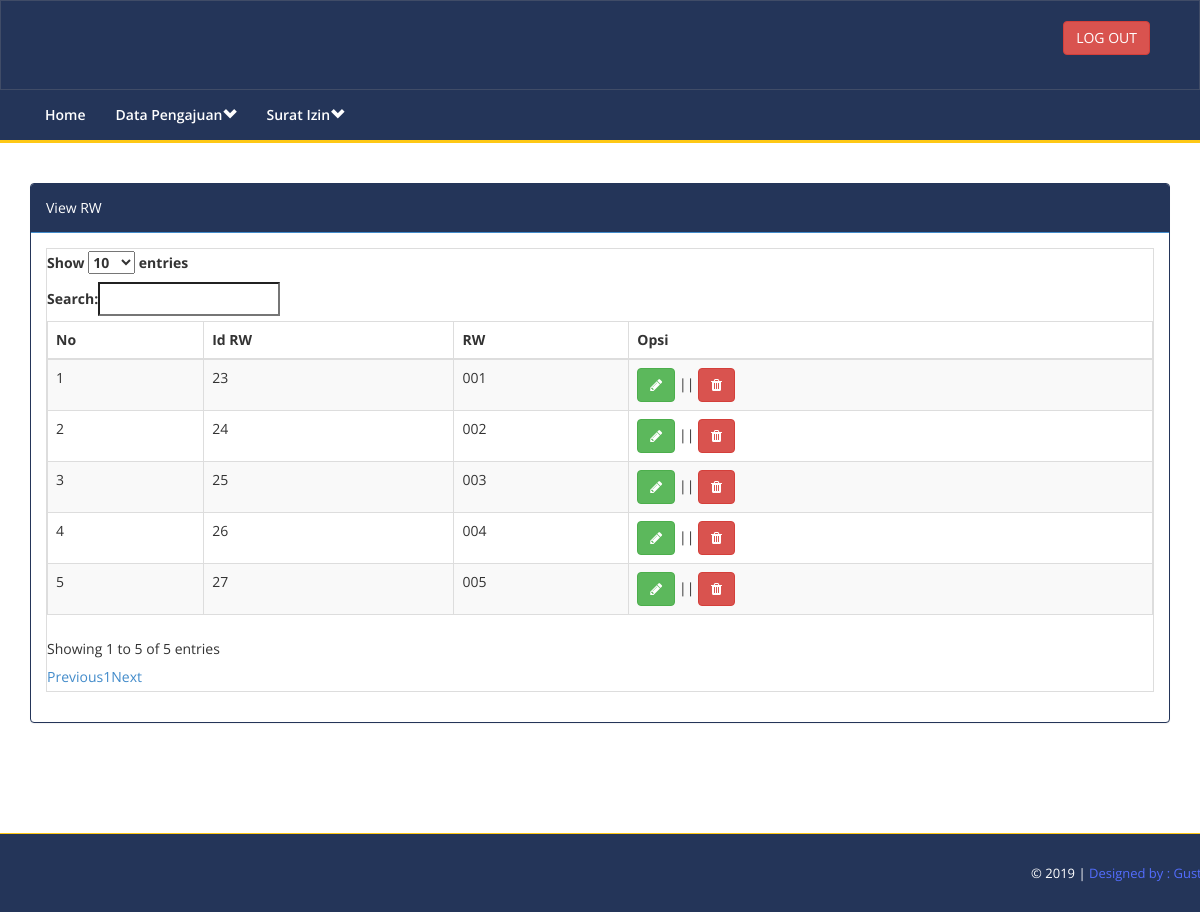
/admin/view_rw.php (signed in), run on the app's committed database.
### tables this page shows
CREATE TABLE `tbl_rw` (
  `id_rw` int(6) NOT NULL,
  `nama_rw` varchar(50) NOT NULL
);

### admin/view_rw.php (the view, shortened to what this page needs)
<?php
	include'header.php';
?>
<div class="content-wrapper">
    <div class="container">
    <div class="row">
    <div class="col-md-12 col-sm-12 col-xs-12">
        <div class="panel panel-primary">
            <div class="panel-heading">
                View RW
            </div>
            <div class="panel-body">
                <div class="table-responsive">
                                <table class="table table-striped table-bordered table-hover" id="dataTables-example24">
                                    <thead>
                                        <tr>
                                            <th>No</th>
                                            <th>Id RW</th>
											<th>RW</th>
                                            <th>Opsi</th>
                                        </tr>
                                    </thead>
                                    <tbody>
									<?php
									include"aksi/koneksi.php";
									$no=1;
									$q=mysqli_query($connect, "select * from tbl_rw");
									while($data=mysqli_fetch_assoc($q)){
									?>
                                        <tr >
                                            <td><?php echo $no; ?></td>
                                            <td><?php echo $data['id_rw']; ?></td>
											<td><?php echo $data['nama_rw']; ?></td>
                                            <td >
												<a href="edit_rw.php?id_rw=<?php echo $data['id_rw']; ?>" class="btn btn-success"><i class="fa fa-pencil"></i></a>
												||
												<a href="aksi/delete_rw.php?id_rw=<?php echo $data['id_rw']; ?>" class="btn btn-danger"><i class="fa fa-trash"></i></a>
											</td>
                                        </tr>
										<?php $no++;} ?>
                                    </tbody>
                                </table>
                            </div>
             </div>
        </div>
    </div>
	</div>
	</div>
</div>
<?php
	include"footer.php";
?>

### admin/assets/css/style.css (style rules this page uses)
.content-wrapper { margin-top: 40px; min-height:450px; padding-bottom:90px; }
.panel-primary .panel-heading { background-color: #243559 !important; color: #fff !important; }
.panel-primary { border-color: #243559 !important; }

### data on the page
tbl_rw: id_rw "23", nama_rw "001"
tbl_rw: id_rw "24", nama_rw "002"
tbl_rw: id_rw "25", nama_rw "003"
tbl_rw: id_rw "26", nama_rw "004"
tbl_rw: id_rw "27", nama_rw "005"
